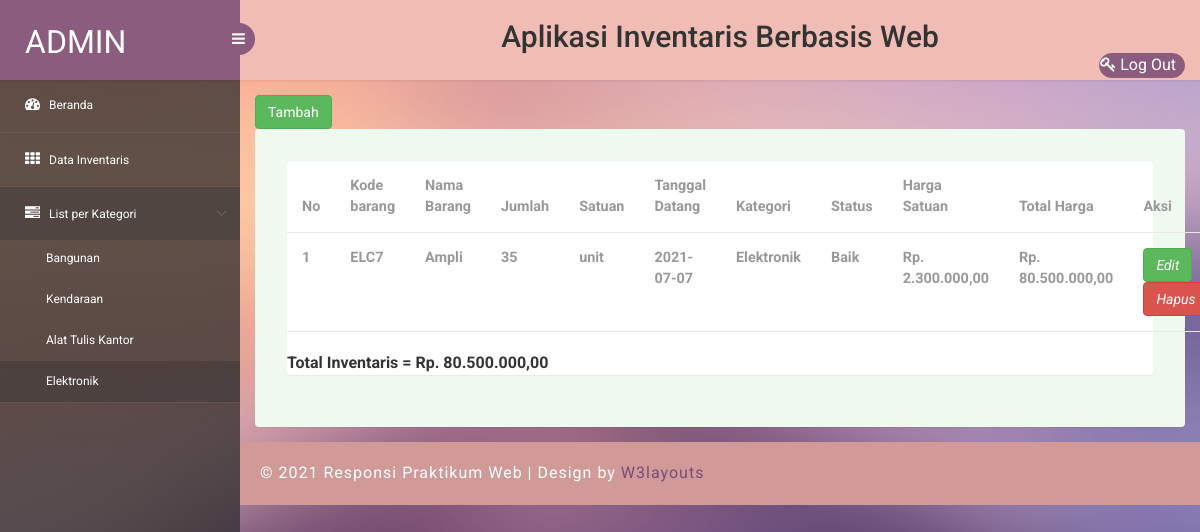
The page /list_elektronik.php (signed in) on the database its author committed.
### tables this page shows
CREATE TABLE `inventaris` (
  `kode_barang` varchar(10) NOT NULL,
  `nama_barang` varchar(30) NOT NULL,
  `jumlah` int(11) NOT NULL,
  `satuan` varchar(15) NOT NULL,
  `tgl_datang` date DEFAULT NULL,
  `kategori` varchar(20) NOT NULL,
  `status_barang` varchar(20) NOT NULL,
  `harga` int(20) NOT NULL
);

### list_elektronik.php (the view, shortened to what this page needs)
<?php
  $username = $_SESSION['username'];
?>
<!DOCTYPE html>
<head>
<link rel="stylesheet" href="css/bootstrap.min.css" >
<link href="css/style.css" rel='stylesheet' type='text/css' />
<link href="css/style-responsive.css" rel="stylesheet"/>
<link rel="stylesheet" href="css/font.css" type="text/css"/>
<link href="css/font-awesome.css" rel="stylesheet">
</head>
<body>
<section id="container">
<header class="header fixed-top clearfix">
<div class="brand">
    <a href="index.php" class="logo">
        <?php echo $username ?>
    </a>
    <div class="sidebar-toggle-box">
        <div class="fa fa-bars"></div>
    </div>
</div>
<div class="top-nav clearfix">
    <div class="judul">
        <center><h2>Aplikasi Inventaris Berbasis Web</h2></center>
    </div>
    <ul class="nav pull-right top-menu">
        <li class="extended">
                <a href="login.php"><i class="fa fa-key"></i> Log Out</a>
        </li>
    </ul>
</div>
</header>
<aside>
    <div id="sidebar" class="nav-collapse">
        <div class="leftside-navigation">
            <ul class="sidebar-menu" id="nav-accordion">
                <li>
                    <a href="index.php">
                        <i class="fa fa-dashboard"></i>
                        <span>Beranda</span>
                    </a>
                </li>
                <li class="sub-menu">
                    <a href="data_inventaris.php">
                        <i class="fa fa-th"></i>
                        <span>Data Inventaris</span>
                    </a>
                </li>
                <li class="sub-menu">
                    <a class="active" href="javascript:;">
                        <i class="fa fa-tasks"></i>
                        <span>List per Kategori</span>
                    </a>
                    <ul class="sub">
                        <li><a href="list_bangunan.php">Bangunan</a></li>
                        <li><a href="list_kendaraan.php">Kendaraan</a></li>
						<li><a href="list_alat_tulis.php">Alat Tulis Kantor</a></li>
                        <li><a class="active" href="list_elektronik.php">Elektronik</a></li>
                    </ul>
                </li>
            </ul>            </div>
    </div>
</aside>
<section id="main-content">
	<section class="wrapper">
        <div class="col-6">
            <a class="btn btn-success" class="btn btn-primary" href="tambah_inventaris.php" role="button"><i class="icon_plus_alt2"></i>Tambah</a>
        </div>
		<div class="table-agile-info">
 <div class="panel panel-default">
    <div>
      <table class="table" ui-jq="footable" ui-options='{
        "paging": {
          "enabled": true
        },
        "filtering": {
          "enabled": true
        },
        "sorting": {
          "enabled": true
        }}'>
        <thead>
          <tr>
            <th>No</th>
            <th>Kode barang</th>
            <th>Nama Barang</th>
            <th>Jumlah</th>
            <th>Satuan</th>
            <th>Tanggal Datang</th>
            <th>Kategori</th>
            <th>Status</th>
            <th>Harga Satuan</th>
            <th>Total Harga</th>
            <th>Aksi</th>
          </tr>
        </thead>
        <tbody>
          <?php
            include 'koneksi.php';
            $query = mysqli_query($konek, "SELECT * FROM inventaris WHERE kategori IN ('Elektronik')");
            $nomor = 0;
            $total_inventaris = 0;
            while($data=mysqli_fetch_array($query))
            {$nomor++;
            $total_harga = $data['jumlah'] * $data['harga'];
            $total_inventaris += $total_harga;
            $harga = "Rp. " . number_format($data['harga'], 2, ",",".");
            $total_harga = "Rp. " . number_format($total_harga, 2, ",",".");
            ?>
            <tr>
              <th><?php echo $nomor?></th>
              <th><?php echo $data['kode_barang'];?></th>
              <th><?php echo $data['nama_barang'];?></th>
              <th><?php echo $data['jumlah'];?></th>
              <th><?php echo $data['satuan'];?></th>
              <th><?php echo $data['tgl_datang'];?></th>
              <th><?php echo $data['kategori'];?></th>
              <th><?php echo $data['status_barang'];?></th>
              <th><?php echo $harga;?></th>
              <th><?php echo $total_harga?></th>
              <th><a class="btn btn-success" href=edit_data.php?kode_barang=<?php echo $data['kode_barang'];?>><i>Edit</i></a>
              <a class="btn btn-danger" href=hapus_data.php?kode_barang=<?php echo $data['kode_barang'];?> onclick="return confirm('Yakin Ingin Menghapus <?php echo $data['nama_barang'];?>?')"><i>Hapus</i></a>
            </tr>
          <?php } ?>
        </tbody>
      </table>
      <b>Total Inventaris = <?php echo " Rp. " . number_format($total_inventaris, 2, ",", ".");?></b>
    </div>
  </div>
</div>
</section>
 <div class="footer">
    <div class="wthree-copyright">
      <p>© 2021 Responsi Praktikum Web | Design by <a href="http://w3layouts.com">W3layouts</a></p>
    </div>
  </div>
</section>
</section>
</body>
</html>

### rows shown on the page
inventaris: kode_barang "ELC7", nama_barang "Ampli", jumlah "35", satuan "unit", tgl_datang "2021-07-07", kategori "Elektronik", status_barang "Baik", harga "Rp. 2.300.000,00", total_harga "Rp. 80.500.000,00"

### other values the page prints
$username "ADMIN"
$total_inventaris "80.500.000,00"
